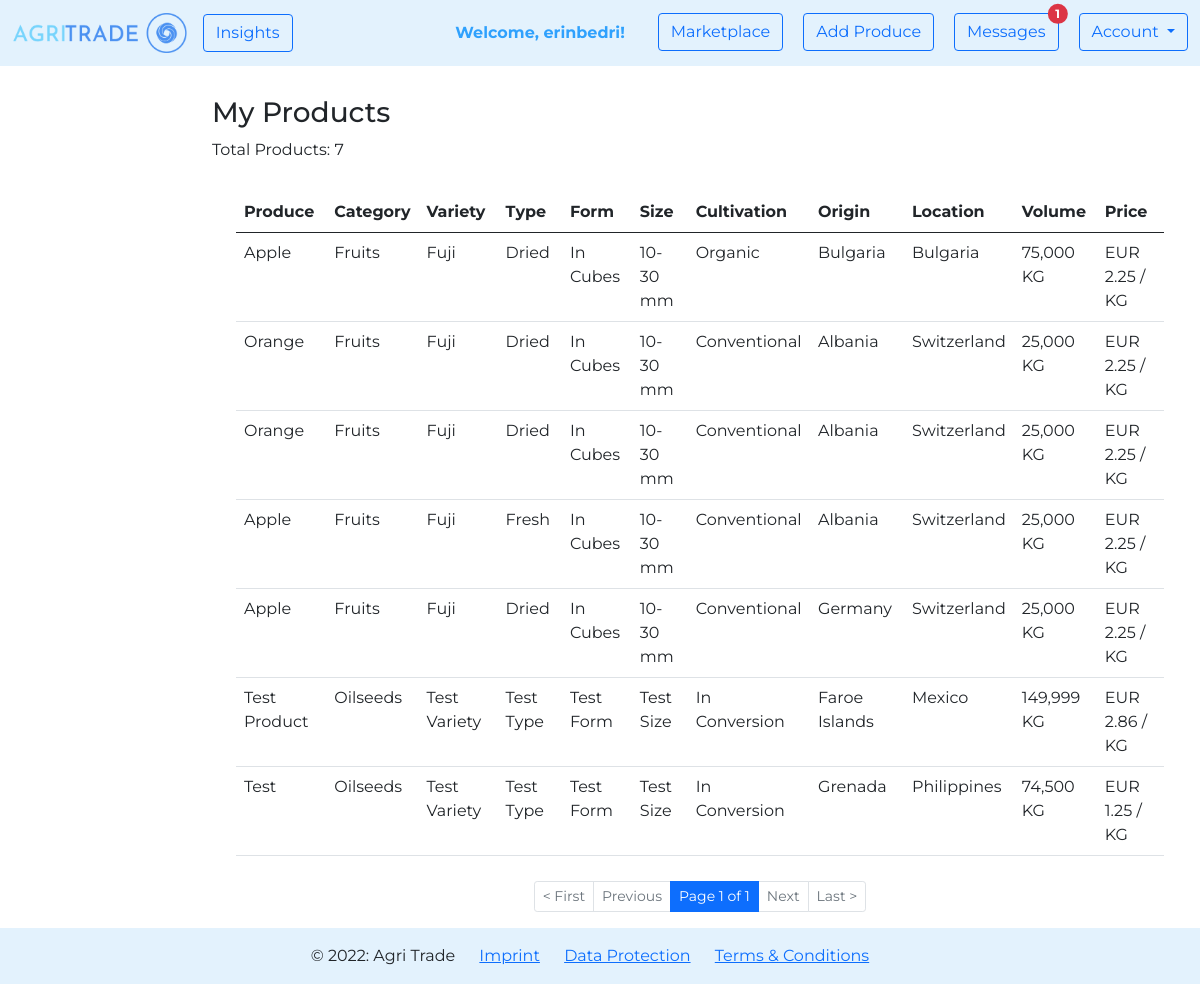
The page /marketplace/my-products/ (signed in) on the database its author committed.
### agri_trade/marketplace/models.py (models this page shows, shortened)
class Product(models.Model):
    PRODUCT_CATEGORY = [
        ('Cereals', 'Cereals'),
        ('Pulses', 'Pulses'),
        ('Nuts', 'Nuts'),
        ('Oilseeds', 'Oilseeds'),
        ('Sugar and starch', 'Sugar and starch'),
        ('Fiber Crops', 'Fiber Crops'),
        ('Beverages', 'Beverages'),
        ('Narcotics', 'Narcotics'),
        ('Spices', 'Spices'),
        ('Forages', 'Forages'),
        ('Vegetables', 'Vegetables'),
        ('Fruits', 'Fruits'),
    ]
    PRODUCT_TYPE_MAX_LEN = max([len(product_type[1]) for product_type in PRODUCT_CATEGORY])
    CULTIVATION_TYPES = [
        ('Organic', 'Organic'),
        ('Conventional', 'Conventional'),
        ('In Conversion', 'In Conversion'),
    ]
    CULTIVATION_TYPE_MAX_LEN = max([len(cultivation_type[1]) for cultivation_type in CULTIVATION_TYPES])
    NAME_MAX_LEN = 20
    VARIETY_MAX_LEN = 25
    TYPE_MAX_LEN = 25
    FORM_MAX_LEN = 25
    SIZE_MAX_LEN = 25
    AVAILABLE_VOLUME_MIN_VALUE = 0
    AVAILABLE_VOLUME_MAX_VALUE = 1000000
    PRICE_MIN_VALUE = 0
    DESCRIPTION_MAX_LEN = 1500
    owner = models.ForeignKey(
        UserModel,
        on_delete=CASCADE)
    name = models.CharField(
        max_length=NAME_MAX_LEN,
    )
    category = models.CharField(
        max_length=PRODUCT_TYPE_MAX_LEN,
        choices=PRODUCT_CATEGORY,
    )
    variety = models.CharField(
        max_length=VARIETY_MAX_LEN,
        blank=True,
        null=True,
    )
    type = models.CharField(
        max_length=TYPE_MAX_LEN,
        blank=True,
        null=True,
    )
    form = models.CharField(
        max_length=FORM_MAX_LEN,
        blank=True,
        null=True,
    )
    size = models.CharField(
        max_length=SIZE_MAX_LEN,
        blank=True,
        null=True,
    )
    cultivation_type = models.CharField(
        max_length=CULTIVATION_TYPE_MAX_LEN,
        choices=CULTIVATION_TYPES,
    )
    available_volume = models.IntegerField(
        validators=[
            MinValueValidator(AVAILABLE_VOLUME_MIN_VALUE),
            MaxValueValidator(AVAILABLE_VOLUME_MAX_VALUE),
        ]
    )
    price = models.FloatField(
        validators=[
            MinValueValidator(PRICE_MIN_VALUE),
        ]
    )
    description = models.TextField(
        max_length=DESCRIPTION_MAX_LEN,
        blank=True,
        null=True,
    )
    origin = CountryField(
    )
    location = CountryField(
    )
    image = models.ImageField(
        null=True,
        blank=True,
        upload_to='produces',
        validators=(
            file_size,
        )
    )
    created_on = models.DateTimeField(
        auto_now_add=True
    )
    edited_on = models.DateTimeField(
        auto_now=True
    )

### agri_trade/marketplace/views.py (the view)
# urls.py: path('my-products/', views.show_my_products, name='show my products'),
@login_required
def show_my_products(request):
    my_products_per_page = 10
    my_products = Product.objects.filter(owner_id=request.user.id)
    my_products_count = my_products.count()
    paginator = Paginator(my_products, my_products_per_page)
    page_number = request.GET.get('page')
    page_obj = paginator.get_page(page_number)
    context = {
        'my_products': page_obj,
        'page_obj': page_obj,
        'my_products_count': my_products_count,
    }
    return render(request, 'marketplace/show_my_products.html', context)

### agri_trade/marketplace/templates/marketplace/show_my_products.html (shortened to what this page needs)
{% extends 'web/base.html' %}
{% load humanize %}
{% block content %}
    <div class="container-fluid" style="margin-top: 30px">
        <div class="row">
            <div class="col-2">
            </div>
            <div class="col-10">
                <h3>My Products</h3>
                <p> Total Products: {{ my_products_count }}</p>
                <div class="container">
                    <table class="table table-hover" style="margin-top: 30px">
                        <thead>
                        <tr>
                            <th scope="col">Produce</th>
                            <th scope="col">Category</th>
                            <th scope="col">Variety</th>
                            <th scope="col">Type</th>
                            <th scope="col">Form</th>
                            <th scope="col">Size</th>
                            <th scope="col">Cultivation</th>
                            <th scope="col">Origin</th>
                            <th scope="col">Location</th>
                            <th scope="col">Volume</th>
                            <th scope="col">Price</th>
                        </tr>
                        </thead>
                        <tbody>
                        {% for product in my_products %}
                            <tr onclick="window.location='{% url "marketplace:product details" product.id %}';">
                                <td>{{ product.name }}</td>
                                <td>{{ product.category }}</td>
                                <td>{% if product.variety %}{{ product.variety }}{% endif %}</td>
                                <td>{% if product.type %}{{ product.type }}{% endif %}</td>
                                <td>{% if product.form %}{{ product.form }}{% endif %}</td>
                                <td>{% if product.size %}{{ product.size }}{% endif %}</td>
                                <td>{{ product.cultivation_type }}</td>
                                <td>{{ product.origin.name }}</td>
                                <td>{{ product.location.name }}</td>
                                <td>{{ product.available_volume|intcomma }} KG</td>
                                <td>EUR {{ product.price|floatformat:2 }} / KG</td>
                            </tr>
                        {% empty %}
                            <p>You do not have any products yet.</p>
                        {% endfor %}
                        </tbody>
                    </table>
                </div>
                                <nav aria-label="Page navigation example" style="margin-top: 25px">
                    <ul class="pagination pagination-sm justify-content-center">
                        {% if page_obj.has_previous %}
                            <li class="page-item">
                                <a class="page-link" href="?page=1">< First</a></li>
                            <li class="page-item">
                                <a class="page-link" href="?page={{ page_obj.previous_page_number }}">Previous</a>
                            </li>
                        {% else %}
                            <li class="page-item disabled">
                                <a class="page-link" href="#">< First</a></li>
                            <li class="page-item disabled">
                                <a class="page-link" href="#">Previous</a>
                            </li>
                        {% endif %}
                        <li class="page-item active">
                            <a class="page-link"
                               href="#">Page {{ page_obj.number }} of {{ page_obj.paginator.num_pages }}</a></li>
                        {% if page_obj.has_next %}
                            <li class="page-item">
                                <a class="page-link" href="?page={{ page_obj.next_page_number }}">Next</a></li>
                            <li class="page-item">
                                <a class="page-link" href="?page={{ page_obj.paginator.num_pages }}">Last ></a>
                            </li>
                        {% else %}
                            <li class="page-item disabled">
                                <a class="page-link" href="#">Next</a></li>
                            <li class="page-item disabled">
                                <a class="page-link" href="#">Last ></a>
                            </li>
                        {% endif %}
                    </ul>
                </nav>
            </div>
        </div>
    </div>
{% endblock %}

### agri_trade/web/templates/web/navigation.html (shortened to what this page needs)
{% load static %}
<nav class="navbar navbar-expand-lg navbar-light" style="background-color: #e3f2fd;">
    <div class="container-fluid">
        <a class="navbar-brand" href="{% url 'web:homepage' %}">
            <img src="{% static 'img/logo.png' %}" alt="logo" style="height: 40px">
        </a>
        <ul class="navbar-nav">
            <li class="nav-item">
                <a class="btn btn-outline-primary" href="{% url 'posts:show posts' %}">Insights</a>
            </li>
        </ul>
        <div class="collapse navbar-collapse" id="navbarNavDropdown">
            <ul class="navbar-nav ms-auto">
                {% if request.user.is_authenticated %}
                    <li class="nav-item" style="margin-right: 25px">
                        <b><a class="nav-link disabled" href="#"
                              style="color: #2fa1fd">Welcome, {{ request.user.username }}!</a></b>
                    </li>
                    <li class="nav-item" style="padding-right: 20px">
                        <a class="btn btn-outline-primary" href="{% url 'marketplace:marketplace' %}">Marketplace</a>
                    </li>
                    <li class="nav-item" style="padding-right: 20px">
                        <a class="btn btn-outline-primary" href="{% url 'marketplace:add product' %}">Add Produce</a>
                    </li>
                    <li class="nav-item" style="padding-right: 20px">
                        <button type="button" class="btn btn-outline-primary position-relative"
                                onclick="location.href = '{% url 'user_messages:messages' %}';">
                            Messages
                            {% if request.unread_messages_count > 0 %}
                                <span class="position-absolute top-0 start-100 translate-middle badge rounded-pill bg-danger">
                                {{ request.unread_messages_count }}
                            </span>
                            {% endif %}
                        </button>
                    </li>
                    <div class="dropdown">
                        <button class="btn btn-outline-primary dropdown-toggle" type="button" id="dropdownMenuButton1"
                                data-bs-toggle="dropdown" aria-expanded="false">
                            Account
                        </button>
                    </div>
                {% endif %}
            </ul>
        </div>
    </div>
</nav>

### static/css/style.css (style rules this page uses)
body { font-family: 'Montserrat', sans-serif !important; }

### rows shown on the page
Product: name "Apple", category "Fruits", variety "Fuji", type "Dried", form "In Cubes", size "10-30 mm", cultivation_type "Organic", origin.name "Bulgaria", location.name "Bulgaria", available_volume "75,000", price "2.25"
Product: name "Orange", category "Fruits", variety "Fuji", type "Dried", form "In Cubes", size "10-30 mm", cultivation_type "Conventional", origin.name "Albania", location.name "Switzerland", available_volume "25,000", price "2.25"
Product: name "Orange", category "Fruits", variety "Fuji", type "Dried", form "In Cubes", size "10-30 mm", cultivation_type "Conventional", origin.name "Albania", location.name "Switzerland", available_volume "25,000", price "2.25"
Product: name "Apple", category "Fruits", variety "Fuji", type "Fresh", form "In Cubes", size "10-30 mm", cultivation_type "Conventional", origin.name "Albania", location.name "Switzerland", available_volume "25,000", price "2.25"
Product: name "Apple", category "Fruits", variety "Fuji", type "Dried", form "In Cubes", size "10-30 mm", cultivation_type "Conventional", origin.name "Germany", location.name "Switzerland", available_volume "25,000", price "2.25"
Product: name "Test Product", category "Oilseeds", variety "Test Variety", type "Test Type", form "Test Form", size "Test Size", cultivation_type "In Conversion", origin.name "Faroe Islands", location.name "Mexico", available_volume "149,999", price "2.86"
Product: name "Test", category "Oilseeds", variety "Test Variety", type "Test Type", form "Test Form", size "Test Size", cultivation_type "In Conversion", origin.name "Grenada", location.name "Philippines", available_volume "74,500", price "1.25"

### other values the page prints
{{ request.user.username }} "erinbedri"
{{ request.unread_messages_count }} "1"
{{ my_products_count }} "7"
{{ page_obj.number }} "1"
{{ page_obj.paginator.num_pages }} "1"
